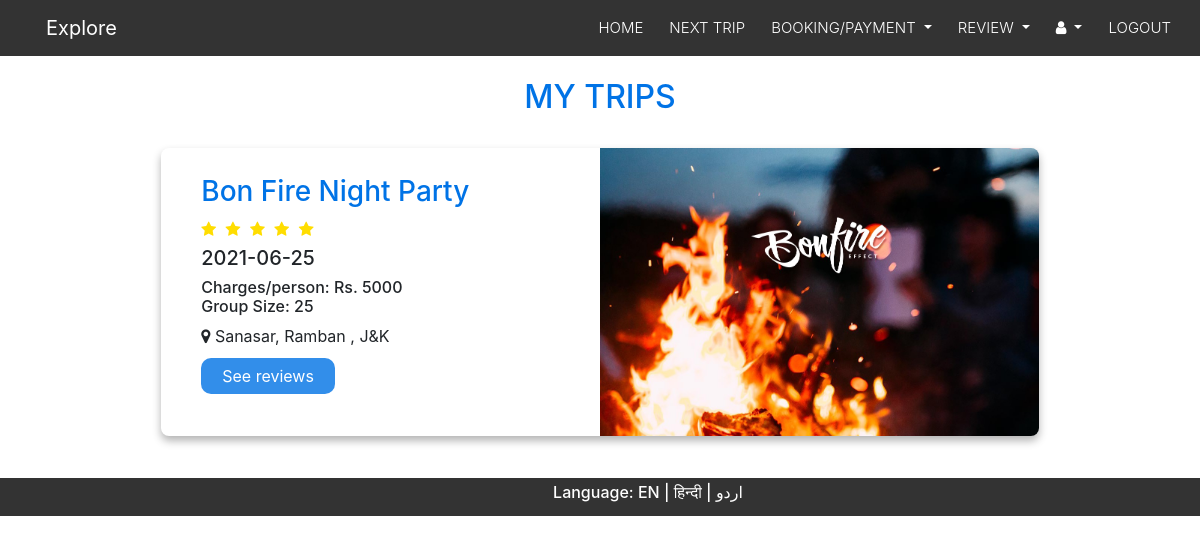
Page /weekend/login/my_trip.php (signed in) on the committed database.
### tables this page shows
CREATE TABLE `weekend_plans` (
  `plan_id` smallint(8) UNSIGNED NOT NULL,
  `trip_name` varchar(30) NOT NULL,
  `pickup_point` varchar(80) NOT NULL,
  `arrival_time` char(10) NOT NULL,
  `start_date` date DEFAULT NULL,
  `end_date` date DEFAULT NULL,
  `destination` varchar(50) DEFAULT NULL,
  `fee_charges` smallint(7) UNSIGNED DEFAULT NULL,
  `members` char(2) NOT NULL,
  `cmn_interest` varchar(20) NOT NULL,
  `stay_address` varchar(60) DEFAULT NULL,
  `post_date` timestamp NOT NULL DEFAULT current_timestamp(),
  `booking_member` char(2) NOT NULL,
  `map` varchar(255) NOT NULL,
  `note` varchar(255) NOT NULL
);

CREATE TABLE `trip_gallery` (
  `gallery_id` smallint(8) UNSIGNED NOT NULL,
  `plan_id` smallint(8) UNSIGNED NOT NULL,
  `source` varchar(40) NOT NULL
);

### weekend/select_lang.php (called while the page is built, shortened)
<?php
 if (isset($_GET['lang'])) {
     $set_lang=$_GET['lang'];
  }else{
    $set_lang='en';
  }
  $lang=array();
if ($set_lang=='en') {
  $lang['lang']='Language';
  $lang['home']='HOME';
  $lang['about']='ABOUT';
  $lang['contact']='CONTACT';
  $lang['faq']='FAQs';
  $lang['login']='LOGIN';
  $lang['enroll']='Enroll Yourself';
  $lang['explore']='Explore the Unexplored';
  $lang['weekend']='Weekend Planer';
  $lang['enjoy']='Enjoy trips with new friends.';
  $lang['popular']='Popular Places';
  $lang['see']='see the most featured places';
  $lang['1']='KATRA VAISHNO DEVI';
  $lang['believe']='We believe that Travel brings knowledge, Knowledge brings opportunity and Opportunity brings prosperity';
  $lang['2']='SRINAGAR';
  $lang['3']='PATNITOP';
  $lang['visit']='visit now!';
  $lang['about_us']='ABOUT US';
  $lang['world']='Explore The World With Us';
  $lang['why']='Why Choose Us?';
  $lang['travel']='We believe that Travel brings knowledge, Knowledge brings opportunity and Opportunity brings prosperity. It is a weekend trip where the management believes in transparency, trust, knowledge distribution and providing quality to our customers.';
  $lang['read']='Read more';
  $lang['about_p']='We believe that Travel brings knowledge, Knowledge brings opportunity and Opportunity brings prosperity. Explore is not only business for us, but its a philosophy. It is a weekend trip where the management believes in transparency, trust, knowledge distribution and providing quality to our customers. Our customers are our biggest brand ambassadors and our employees are our biggest strengths.';
  $lang['about_p1']='There is no such website which schedules weekend trip for like minded people.
               You can plan trips with your friends but going on trips with strangers having same hobbies as yours is not something you can do on your own this where our website provides you this facility so you can enjoy a wonderful trip with some like minded people within your city.';
   $lang['about_p2']='This website allow customers to easily access all the information and details needed to make their  arrangements. With all the information at their fingertips, customers can make decisions at their convenience. It involves online booking  the process into a pain-free, step-by-step booking experience, which they can do at any time. This allow you to keep track of how consumers decide to spend their money.';
   $lang['Quick_Links']='Quick Links' ;
   $lang['Contact_Info']='Contact Info';
   $lang['CONTACT_US']='CONTACT US';
   $lang['address']='Address';
   $lang['mail']='E-Mail';
   $lang['phone']='Phone';
   $lang['touch']='Get in touch';
   $lang['full_name']='Full Name';
   $lang['message']='Message';
   $lang['Forgot_Password']='Forgot Password?';
   $lang['s_login']='Login';
   $lang['enter_pswd']='Enter Password*';
   $lang['Password']='Password';
   $lang['Enter_Email_Id']='Enter Email*';
   $lang['Email_Id']='Email Id';
   $lang['Welcome']='Welcome';
   $lang['Login_Here']='Login Here';
   $lang['package_p']='You can plan trips with your friends but going on trips with strangers having same hobbies as yours is not something you can do on your own';
   $lang['Srinagar']='Srinagar';
   $lang['Katra']='KATRA';
   $lang['patnitop']='PATNITOP';
   $lang['srinagar']='SRINAGAR';
   $lang['mansar']='MANSAR';
   $lang['bhaderwah']='BHADERWAH';
   $lang['book_now']='Book now';
   $lang['P']='P';
   $lang['A']='A';
   $lang['C']='C';
   $lang['K']='K';
   $lang['G']='G';
   $lang['E']='E';
   $lang['S']='S';
   $lang['R']='R';
   $lang['V']='V';
}
?>

### weekend/php/code.php (called while the page is built, shortened)
<?php
abstract class clsConnection
{
    public function __construct()
    {
        $dbHost="localhost";
        $dbName="explore";
        $dbUser="root";
        $dbPassword="";
        try
        {
            $this->dbConn= new PDO("mysql:host=$dbHost;dbname=$dbName",$dbUser,$dbPassword);
        }
        catch(PDOException $e)
        {
            Echo "Connection failed" . $e->getMessage();
        }
    }
}
class clsWeekendPlans extends clsConnection implements I_WeekendPlans
{
    public function UserWeekendPlans($plan_id){
        try{
             $sql="SELECT * FROM weekend_plans Where plan_id=:plan_id";
             $stmt=$this->dbConn->prepare($sql);
             $stmt->bindParam(':plan_id',$plan_id);
             $stmt->execute();
             $result=$stmt->fetchAll();
           return $result;
        }
        catch (PDOException $e){
            echo "User Weekend plans Error:".$e->getMessage();
        }
    }
}
class clsTripGallery extends clsConnection implements I_TripGallery
{
     public function Gallery($plan_id){
        try{
             $sql="SELECT * FROM trip_gallery WHERE plan_id=:plan_id";
             $stmt=$this->dbConn->prepare($sql);
             $stmt->bindParam(':plan_id',$plan_id);
             $stmt->execute();
             $result=$stmt->fetchAll();
           return $result;
        }
        catch (PDOException $e){
            echo "Gallery Error:".$e->getMessage();
        }
    }
}
class clsPlanPurchase extends clsConnection implements I_PlanPurchase
{
    public function ShowMyTrip($u_id){
        try{
             $sql="SELECT * FROM plan_purchase WHERE u_id=:u_id and pay_status=1 order by book_date desc";
             $stmt=$this->dbConn->prepare($sql);
             $stmt->bindParam(':u_id',$u_id);
             $stmt->execute();
             $result=$stmt->fetchAll();
           return $result;
        }
        catch (PDOException $e){
            echo "Show Booking Error:".$e->getMessage();
        }
    }
}
class clsReview extends clsConnection implements I_Review
{
     public function TripReviews($plan_id){
        try{
             $sql="SELECT AVG(rating) FROM review WHERE plan_id=:plan_id";
             $stmt=$this->dbConn->prepare($sql);
             $stmt->bindParam(':plan_id',$plan_id);
             $stmt->execute();
             $result=$stmt->fetchAll();
           return $result;
        }
        catch (PDOException $e){
            echo "Trip Review Fetch Error:".$e->getMessage();
        }
    }
}
?>

### weekend/login/my_trip.php (the view, shortened to what this page needs)
<?php session_start();
     require_once('../php/code.php');
     $u_id= $_SESSION['u_id'];
 ?>
 <!DOCTYPE html>
<html>
<head>
    <?php include'../links/links.php'; ?>
    <link rel="stylesheet" href="css/my_trip.css">
</head>
<body>
 <?php include'title_bar.php'; ?>
    <div class="container-fluid">
         <section class="gallery" id="gallery">
                   <div class="box-container">
                      <div class="gallery-title">
                        <h2><?php echo $lang['txt55']; ?></h2>
                      </div>
            <?php
                 $FunObj=new clsPlanPurchase();
                 $result=$FunObj->ShowMyTrip($u_id);
                 $Obj=new clsWeekendPlans();
                 $G_Obj=new clsTripGallery();
              if ($result) {
                 foreach ($result as $data) {
                   $plan_id=$data['plan_id'];
                   $sol=$Obj->UserWeekendPlans($plan_id);
                   foreach ($sol as $row) {
                   $G_result=$G_Obj->Gallery($plan_id);
                  ?>
                    <div class="box">
                           <div class="g-image">
                             <?php
                             foreach ($G_result as $arr){
                              $source=$arr['source'];
                              break;
                             }
                            ?>
                               <img src="../img/<?php echo $source; ?>" alt="">
                           </div>
                           <div class="g-content">
                               <h3 class="g-h3"><?php echo $row['trip_name'];  ?> </h3>
                                 <?php
                       $R_Obj=new clsReview();
                       $average=$R_Obj->TripReviews($plan_id);
                       foreach ($average as $avr_arr) {
                        $aver=$avr_arr['AVG(rating)'];
                       }
                  ?>
                    <div class="stars">
                        <ul>
                          <?php
                               switch ($aver) {
                                  ?>
                                     <?php
                                 default:
                                   for($i=1;$i<=5;$i++){
                                  ?>
                                   <li class="star"><i class="fa fa-star"></i></li>
                                   <?php }
                               }
                               ?>
                        </ul>
                    </div>
                                <h5><?php echo $row['start_date']; ?></h5> <h6> <?php echo $lang['charge']; ?>: <?php echo $lang['rs']; ?> <?php echo $row['fee_charges']; ?><br><?php echo $lang['group']; ?>: <?php echo $row['members']; ?></h6>
                                <i class="fa fa-map-marker"></i> <?php echo $row['destination']; ?><br>
                               <a href="trip_review.php?lang=<?php echo $set_lang; ?>"><button class="btn g-btn" value="<?php echo $plan_id;?>" onclick="getplanid(this);"><?php echo $lang['see_review']; ?></button></a></p>
                           </div>
                       </div>
                  <?php
                       }
                     }
                   }else{
                      ?>
                        <div class="no-trip">
                        <h3>Sorry!! You Have Not Booked Any Weekend Trips Yet!!</h3>
                         </div>
               <?php
                   }
                 ?>
                   </div>
             </section>
    </div>
<footer>
  <h6><div class="lang_btn">
     <?php echo $lang['lang']; ?>: <a href="my_trip.php?lang=en">EN | </a><a href="my_trip.php?lang=hi">हिन्दी</a><a href="my_trip.php?lang=ur"> | اردو</a>
   </div></h6>
</footer>
</body>
</html>

### weekend/login/css/my_trip.css (style rules this page uses)
:root { --red:#0073e6; --primary-color:#fff; --secondary-color:#212121; }
.stars ul li { display: inline-block; padding-right: 5px; }
.stars ul { list-style: none; padding-left: 0; margin-bottom: 5px; }
.stars ul li i { color: #ffdd00; }
.lang_btn { margin-left:6rem; color: #fff; }
.lang_btn a { color: #fff; }
footer { background:#333333; color:#fff; text-align: center; padding: 5px; position: absolute; width: 100%; }
.gallery { background::var(--primary-color); }
.gallery .box-container { padding:10px 0; }
.gallery .box { width:75%; margin:2rem auto; border-radius: .5rem; display: flex; align-items: center; overflow: hidden; background:#fff; box-shadow: 0 .3rem .5rem rgba(0,0,0,.3); }
.gallery .g-image { height: 18rem; width:50%; }
.gallery img { height: 100%; width:100%; object-fit: cover; }
.gallery .g-content { height: 100%; width:50%; padding:20px; padding-left: 40px; }
.gallery .g-h3 { color:var(--red); }
.gallery .g-btn { background-color:var(--red); color: #fff; margin-top: 10px; padding: 5px 20px; border-radius:10px; opacity: .8; }
.gallery-title { text-align: center; margin-top: 20px; }
.gallery h2 { color: var(--red); }
.gallery .box-container .box:nth-child(even) { flex-flow: row-reverse; }

### rows in the picture
weekend_plans: trip_gallery.source (picture), trip_name "Bon Fire Night Party", start_date "2021-06-25", fee_charges "5000", members "25", destination "Sanasar, Ramban , J&K", $plan_id 2 (drawn)

### other values in the picture
$lang['home'] "HOME"
$lang['txt1'] "NEXT TRIP"
$lang['txt2'] "BOOKING/PAYMENT"
$lang['txt5'] "REVIEW"
$lang['txt8'] "LOGOUT"
$lang['txt55'] "MY TRIPS"
$lang['lang'] "Language"
